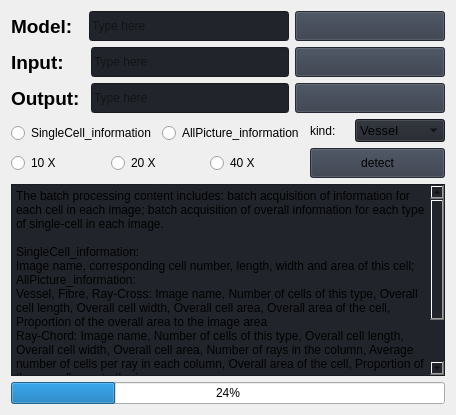
                     <widget class="QWidget" name="batchdetect">
                      <layout class="QVBoxLayout" name="verticalLayout_29">
                       <item>
                        <layout class="QVBoxLayout" name="verticalLayout_28">
                         <item>
                          <layout class="QHBoxLayout" name="horizontalLayout_14">
                           <item>
                            <widget class="QLabel" name="label_openModel_2">
                             <property name="font">
                              <font>
                               <family>Microsoft YaHei UI</family>
                               <pointsize>14</pointsize>
                               <italic>false</italic>
                               <bold>true</bold>
                              </font>
                             </property>
                             <property name="styleSheet">
                              <string notr="true">font: 700 14pt &quot;Microsoft YaHei UI&quot;;</string>
                             </property>
                             <property name="text">
                              <string>Model:  </string>
                             </property>
                            </widget>
                           </item>
                           <item>
                            <widget class="QLineEdit" name="LineEdit_openModel_2">
                             <property name="minimumSize">
                              <size>
                               <width>0</width>
                               <height>30</height>
                              </size>
                             </property>
                             <property name="styleSheet">
                              <string notr="true">background-color: rgb(33, 37, 43);</string>
                             </property>
                             <property name="text">
                              <string/>
                             </property>
                             <property name="placeholderText">
                              <string>Type here</string>
                             </property>
                            </widget>
                           </item>
                           <item>
                            <widget class="QPushButton" name="btn_openModel_2">
                             <property name="minimumSize">
                              <size>
                               <width>150</width>
                               <height>30</height>
                              </size>
                             </property>
                             <property name="font">
                              <font>
                               <family>Segoe UI</family>
                               <pointsize>10</pointsize>
                               <italic>false</italic>
                               <bold>false</bold>
                              </font>
                             </property>
                             <property name="cursor">
                              <cursorShape>PointingHandCursor</cursorShape>
                             </property>
                             <property name="styleSheet">
                              <string notr="true">background-color: rgb(52, 59, 72);</string>
                             </property>
                             <property name="text">
                              <string/>
                             </property>
                             <property name="icon">
                              <iconset resource="resources.qrc">
                               <normaloff>:/icons/images/icons/cil-folder-open.png</normaloff>:/icons/images/icons/cil-folder-open.png</iconset>
                             </property>
                            </widget>
                           </item>
                          </layout>
                         </item>
                         <item>
                          <layout class="QHBoxLayout" name="horizontalLayout_17">
                           <item>
                            <widget class="QLabel" name="label_openInput_2">
                             <property name="font">
                              <font>
                               <family>Microsoft YaHei UI</family>
                               <pointsize>14</pointsize>
                               <italic>false</italic>
                               <bold>true</bold>
                              </font>
                             </property>
                             <property name="styleSheet">
                              <string notr="true">font: 700 14pt &quot;Microsoft YaHei UI&quot;;</string>
                             </property>
                             <property name="text">
                              <string>Input:    </string>
                             </property>
                            </widget>
                           </item>
                           <item>
                            <widget class="QLineEdit" name="LineEdit_openInput_2">
                             <property name="minimumSize">
                              <size>
                               <width>0</width>
                               <height>30</height>
                              </size>
                             </property>
                             <property name="styleSheet">
                              <string notr="true">background-color: rgb(33, 37, 43);</string>
                             </property>
                             <property name="text">
                              <string/>
                             </property>
                             <property name="placeholderText">
                              <string>Type here</string>
                             </property>
                            </widget>
                           </item>
                           <item>
                            <widget class="QPushButton" name="btn_openInput_2">
                             <property name="minimumSize">
                              <size>
                               <width>150</width>
                               <height>30</height>
                              </size>
                             </property>
                             <property name="font">
                              <font>
                               <family>Segoe UI</family>
                               <pointsize>10</pointsize>
                               <italic>false</italic>
                               <bold>false</bold>
                              </font>
                             </property>
                             <property name="cursor">
                              <cursorShape>PointingHandCursor</cursorShape>
                             </property>
                             <property name="styleSheet">
                              <string notr="true">background-color: rgb(52, 59, 72);</string>
                             </property>
                             <property name="text">
                              <string/>
                             </property>
                             <property name="icon">
                              <iconset resource="resources.qrc">
                               <normaloff>:/icons/images/icons/cil-folder-open.png</normaloff>:/icons/images/icons/cil-folder-open.png</iconset>
                             </property>
                            </widget>
                           </item>
                          </layout>
                         </item>
                         <item>
                          <layout class="QHBoxLayout" name="horizontalLayout_19">
                           <item>
                            <widget class="QLabel" name="label_outputs">
                             <property name="font">
                              <font>
                               <family>Microsoft YaHei UI</family>
                               <pointsize>14</pointsize>
                               <italic>false</italic>
                               <bold>true</bold>
                              </font>
                             </property>
                             <property name="styleSheet">
                              <string notr="true">font: 700 14pt &quot;Microsoft YaHei UI&quot;;</string>
                             </property>
                             <property name="text">
                              <string>Output: </string>
                             </property>
                            </widget>
                           </item>
                           <item>
                            <widget class="QLineEdit" name="LineEdit_outputs_dir">
                             <property name="minimumSize">
                              <size>
                               <width>0</width>
                               <height>30</height>
                              </size>
                             </property>
                             <property name="styleSheet">
                              <string notr="true">background-color: rgb(33, 37, 43);</string>
                             </property>
                             <property name="text">
                              <string/>
                             </property>
                             <property name="placeholderText">
                              <string>Type here</string>
                             </property>
                            </widget>
                           </item>
                           <item>
                            <widget class="QPushButton" name="btn_outputs_dir">
                             <property name="minimumSize">
                              <size>
                               <width>150</width>
                               <height>30</height>
                              </size>
                             </property>
                             <property name="font">
                              <font>
                               <family>Segoe UI</family>
                               <pointsize>10</pointsize>
                               <italic>false</italic>
                               <bold>false</bold>
                              </font>
                             </property>
                             <property name="cursor">
                              <cursorShape>PointingHandCursor</cursorShape>
                             </property>
                             <property name="styleSheet">
                              <string notr="true">background-color: rgb(52, 59, 72);</string>
                             </property>
                             <property name="text">
                              <string/>
                             </property>
                             <property name="icon">
                              <iconset resource="resources.qrc">
                               <normaloff>:/icons/images/icons/cil-folder-open.png</normaloff>:/icons/images/icons/cil-folder-open.png</iconset>
                             </property>
                            </widget>
                           </item>
                          </layout>
                         </item>
                         <item>
                          <layout class="QHBoxLayout" name="horizontalLayout_21">
                           <item>
                            <layout class="QVBoxLayout" name="verticalLayout_25">
                             <item>
                              <layout class="QHBoxLayout" name="horizontalLayout_16">
                               <item>
                                <widget class="QRadioButton" name="radioButton_SingleCell">
                                 <property name="text">
                                  <string>SingleCell_information</string>
                                 </property>
                                </widget>
                               </item>
                               <item>
                                <widget class="QRadioButton" name="radioButton_AllPicture">
                                 <property name="text">
                                  <string>AllPicture_information</string>
                                 </property>
                                </widget>
                               </item>
                              </layout>
                             </item>
                             <item>
                              <layout class="QHBoxLayout" name="horizontalLayout_18">
                               <item>
                                <widget class="QRadioButton" name="radioButton_10X">
                                 <property name="text">
                                  <string>10 X</string>
                                 </property>
                                </widget>
                               </item>
                               <item>
                                <widget class="QRadioButton" name="radioButton_20X">
                                 <property name="text">
                                  <string>20 X</string>
                                 </property>
                                </widget>
                               </item>
                               <item>
                                <widget class="QRadioButton" name="radioButton_4">
                                 <property name="text">
                                  <string>40 X</string>
                                 </property>
                                </widget>
                               </item>
                              </layout>
                             </item>
                            </layout>
                           </item>
                           <item>
                            <layout class="QVBoxLayout" name="verticalLayout_26">
                             <item>
                              <layout class="QHBoxLayout" name="horizontalLayout_20">
                               <item>
                                <widget class="QLabel" name="label_openKind_2">
                                 <property name="styleSheet">
                                  <string notr="true">font: 700 14pt &quot;Microsoft YaHei UI&quot;;</string>
                                 </property>
                                 <property name="text">
                                  <string>kind:    </string>
                                 </property>
                                </widget>
                               </item>
                               <item>
                                <widget class="QComboBox" name="comboBox_CellKind_2">
                                 <property name="sizePolicy">
                                  <sizepolicy hsizetype="Expanding" vsizetype="Expanding">
                                   <horstretch>0</horstretch>
                                   <verstretch>0</verstretch>
                                  </sizepolicy>
                                 </property>
                                 <property name="font">
                                  <font>
                                   <family>Segoe UI</family>
                                   <pointsize>10</pointsize>
                                   <italic>false</italic>
                                   <bold>false</bold>
                                  </font>
                                 </property>
                                 <property name="autoFillBackground">
                                  <bool>false</bool>
                                 </property>
                                 <property name="styleSheet">
                                  <string notr="true">background-color: rgb(33, 37, 43);</string>
                                 </property>
                                 <property name="iconSize">
                                  <size>
                                   <width>16</width>
                                   <height>16</height>
                                  </size>
                                 </property>
                                 <property name="frame">
                                  <bool>true</bool>
                                 </property>
                                 <item>
                                  <property name="text">
                                   <string>Vessel</string>
                                  </property>
                                 </item>
                                 <item>
                                  <property name="text">
                                   <string>Fibre</string>
                                  </property>
                                 </item>
                                 <item>
                                  <property name="text">
                                   <string>Ray-Cross</string>
                                  </property>
                                 </item>
                                 <item>
                                  <property name="text">
                                   <string>Ray-Chord</string>
                                  </property>
                                 </item>
                                 <item>
                                  <property name="text">
                                   <string>Ray-Kind</string>
                                  </property>
                                 </item>
                                </widget>
                               </item>
                              </layout>
                             </item>
                             <item>
                              <widget class="QPushButton" name="detect_batch">
                               <property name="sizePolicy">
                                <sizepolicy hsizetype="Minimum" vsizetype="Expanding">
                                 <horstretch>0</horstretch>
                                 <verstretch>0</verstretch>
                                </sizepolicy>
                               </property>
                               <property name="minimumSize">
                                <size>
                                 <width>0</width>
                                 <height>30</height>
                                </size>
                               </property>
                               <property name="styleSheet">
                                <string notr="true">background-color: rgb(52, 59, 72);</string>
                               </property>
                               <property name="text">
                                <string>detect</string>
                               </property>
                              </widget>
                             </item>
                            </layout>
                           </item>
                          </layout>
                         </item>
                         <item>
                          <widget class="QPlainTextEdit" name="plainTextEdit_3">
                           <property name="minimumSize">
                            <size>
                             <width>200</width>
                             <height>100</height>
                            </size>
                           </property>
                           <property name="styleSheet">
                            <string notr="true">background-color: rgb(33, 37, 43);</string>
                           </property>
                           <property name="plainText">
                            <string>The batch processing content includes: batch acquisition of information for each cell in each image; batch acquisition of overall information for each type of single-cell in each image. 

SingleCell_information:
Image name, corresponding cell number, length, width and area of this cell;
AllPicture_information:
Vessel, Fibre, Ray-Cross: Image name, Number of cells of this type, Overall cell length, Overall cell width, Overall cell area, Overall area of the cell, Proportion of the overall area to the image area
Ray-Chord: Image name, Number of cells of this type, Overall cell length, Overall cell width, Overall cell area, Number of rays in the column, Average number of cells per ray in each column, Overall area of the cell, Proportion of the overall area to the image area
Ray-Kind: Image name, Number of cells of four different types, Proportion of the overall area of each type of cell to the total area</string>
                           </property>
                          </widget>
                         </item>
                         <item>
                          <widget class="QProgressBar" name="progressBar">
                           <property name="styleSheet">
                            <string notr="true"> QScrollBar:vertical { background: rgb(52, 59, 72); }
 QScrollBar:horizontal { background: rgb(52, 59, 72); }</string>
                           </property>
                           <property name="value">
                            <number>24</number>
                           </property>
                          </widget>
                         </item>
                        </layout>
                       </item>
                      </layout>
                     </widget>
